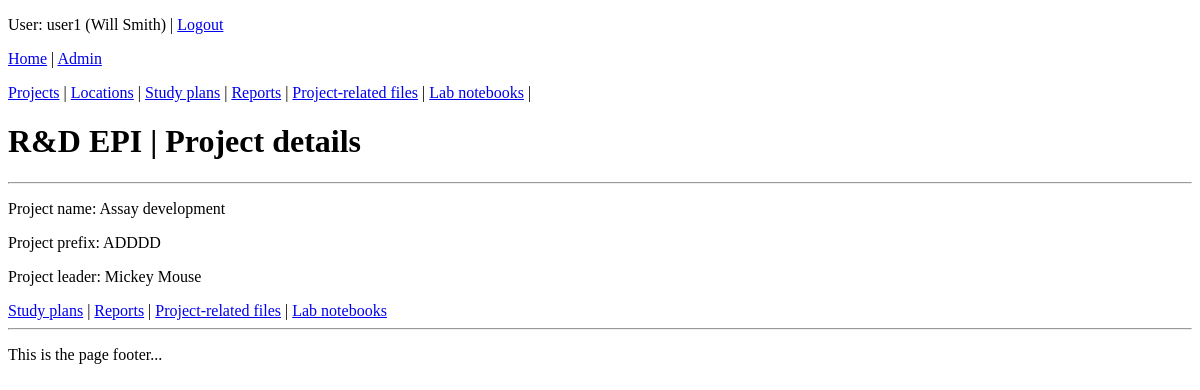
Page /coreapp/project/2 (signed in) on the earlier database version.
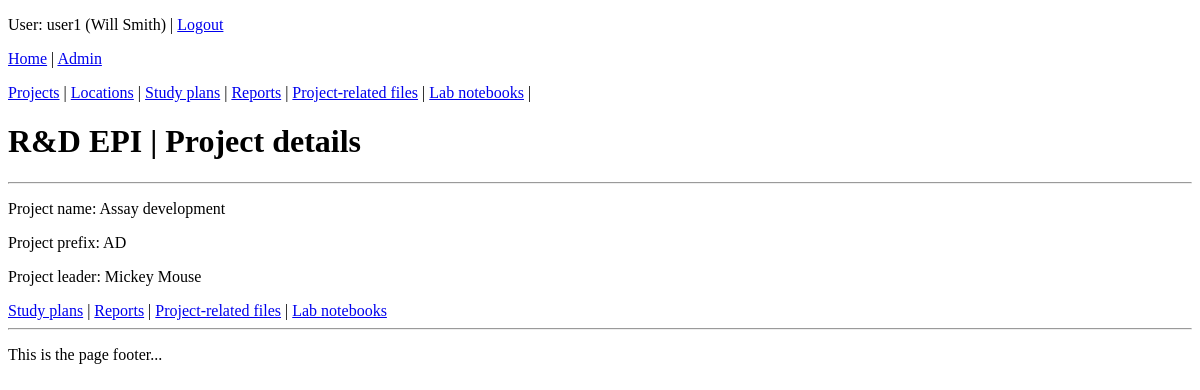
Same page on the later database version.
### coreapp/models.py (models this page shows, shortened)
class Project(models.Model):
    name = models.CharField("Project name", max_length=128)
    leader = models.ForeignKey(settings.AUTH_USER_MODEL, on_delete=models.SET_NULL, blank=True, null=True, verbose_name="Project leader")
    prefix = models.CharField("Project code", max_length=8)

class User (AbstractUser):
    date_left = models.DateField(null=True, blank=True)
    def __str__(self):
        return self.get_full_name()

### coreapp/views.py (the view)
# urls.py: path('project/<int:id>', views.project_detail, name='project-detail'),
@login_required
def project_detail(request, id):
    project = Project.objects.get(id=id)
    context = {'project': project, 'page_title': 'R&D EPI | Project details'}
    return render(request, 'coreapp/project_detail.html', context)

### coreapp/templates/coreapp/project_detail.html
{% extends 'coreapp/base_generic.html' %}
{% block content %}
	<h1>{{ page_title }}</h1>
	<hr>
	<p>Project name: {{ project.name }}</p>
	<p>Project prefix: {{ project.prefix }}</p>
	<p>Project leader: {{ project.leader }}</p>
	<a href="{% url 'project-studyplan-list' project.id %}">Study plans</a> |
	<a href="{% url 'project-report-list' project.id %}">Reports</a> |
	<a href="{% url 'project-relatedfile-list' project.id %}">Project-related files</a> |
	<a href="{% url 'project-labbook-list' project.id %}">Lab notebooks</a>
{% endblock %}

Differences in the rows shown:
changed Project "Assay development": prefix "ADDDD" → "AD"
